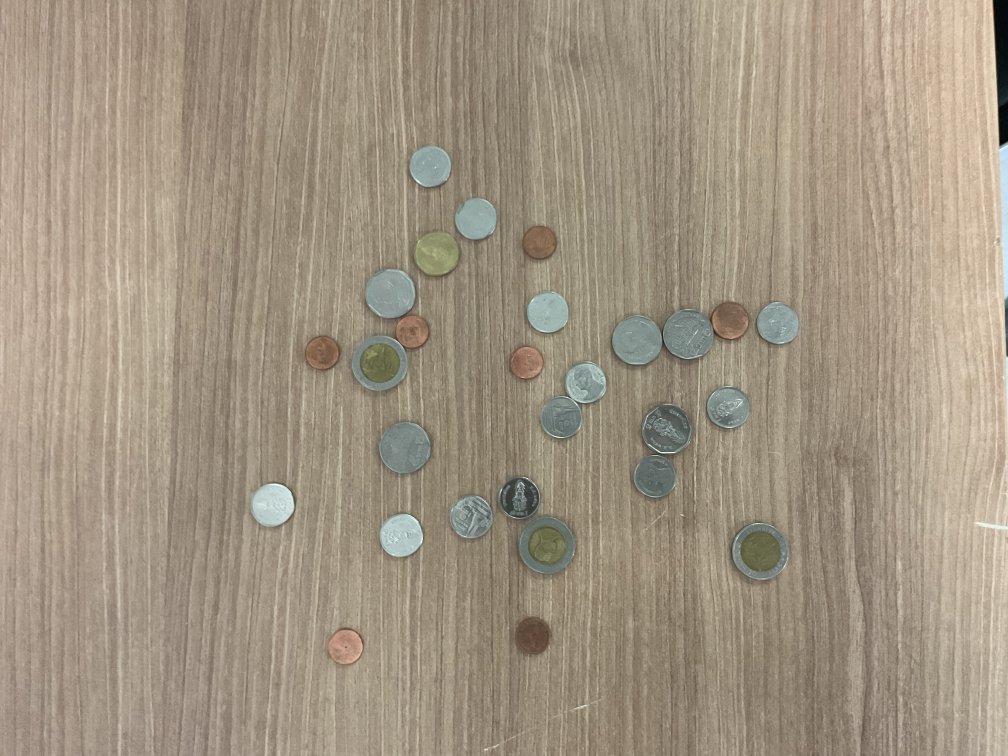
#> input picture IMG_1220.jpg, 4032 x 3024 px (shown at 1/4 size)
$ python q12.py
#> lines starting #> are read from the running program, lines starting #| are printed output that depends on the picture; after the words box and inside, x2 and y2 are one past the last pixel; in counts of white or black regions, pixels touching at a corner belong together
import cv2
import os

WINDOW_NAME = "B6610364-นายปัณณธร-ขันละ"
root = os.getcwd()
imgPath = os.path.join(root, "IMG_1220.jpg")
img = cv2.imread(imgPath, cv2.IMREAD_UNCHANGED)
#> img is the input picture: shape (3024, 4032, 3); mean B, G, R 130, 148.2, 160.7
if img is None:
    raise FileNotFoundError(
        f"Could not read image at {imgPath} (check path/format support)"
    )

h, w = img.shape[:2]
#> h = 3024; w = 4032
chanels = img.shape[2] if len(img.shape) == 3 else 1
#> chanels = 3

text = f"h:{h} w:{w} datatype: {img.dtype} chanels: {chanels} : {img.shape}"
cv2.putText(
    img, text, (10, 200), cv2.FONT_HERSHEY_SIMPLEX, 4, (0, 0, 0), 2, cv2.LINE_AA
)
resized = cv2.resize(img, (640, 480))
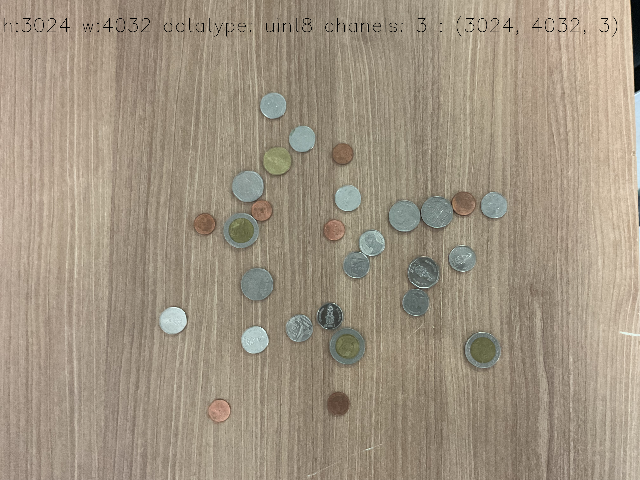
#> resized: shape (480, 640, 3); mean B, G, R 129.5, 147.7, 160.2

cv2.namedWindow(WINDOW_NAME)
cv2.imshow(WINDOW_NAME, resized)
cv2.waitKey(0)
cv2.destroyAllWindows()

$ run again, with IMG_1217.jpg copied over IMG_1220.jpg
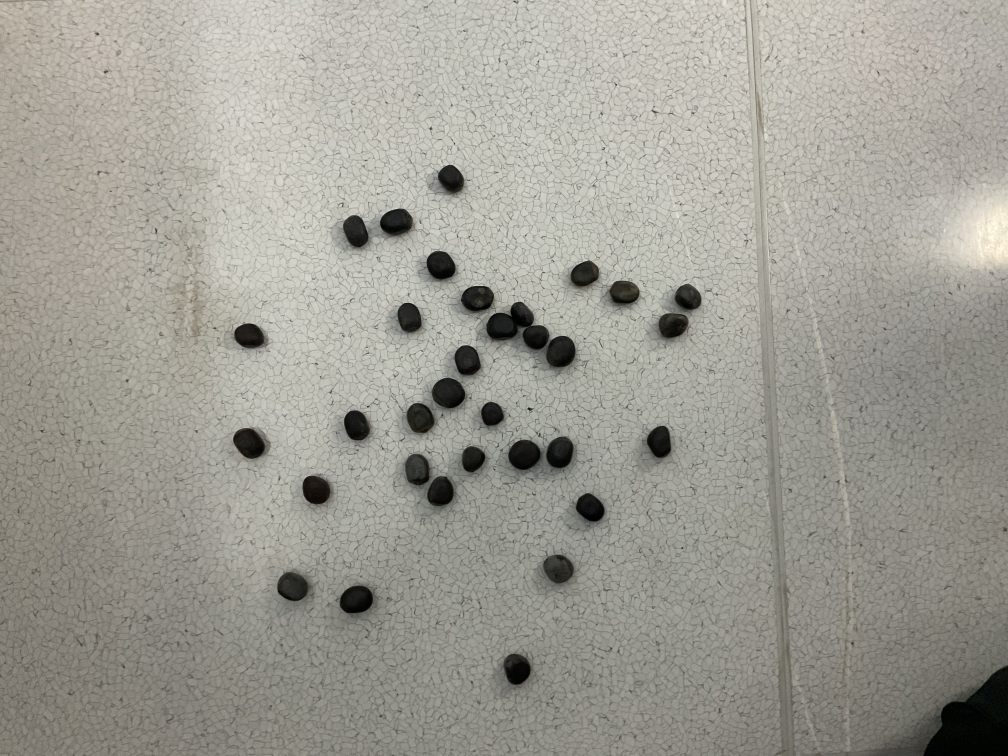
#> input picture IMG_1217.jpg, 4032 x 3024 px (shown at 1/4 size)
#> img is the input picture: shape (3024, 4032, 3); mean B, G, R 148.3, 156.9, 158.6
#> `resized = cv2.resize(img, (640, 480))`:
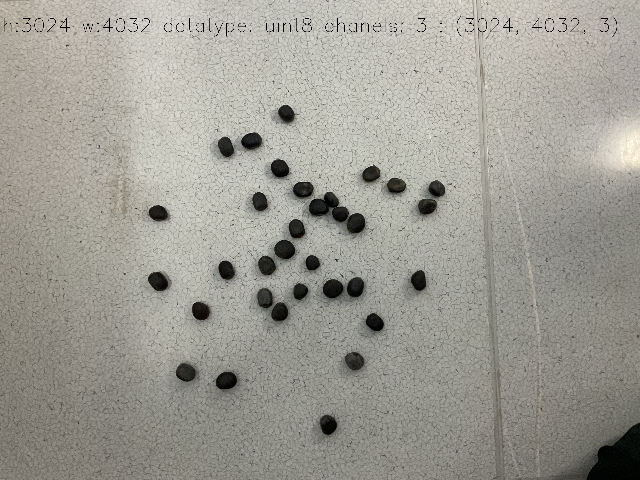
#> resized: shape (480, 640, 3); mean B, G, R 147.8, 156.3, 158

$ run again, with IMG_1221.JPG copied over IMG_1220.jpg
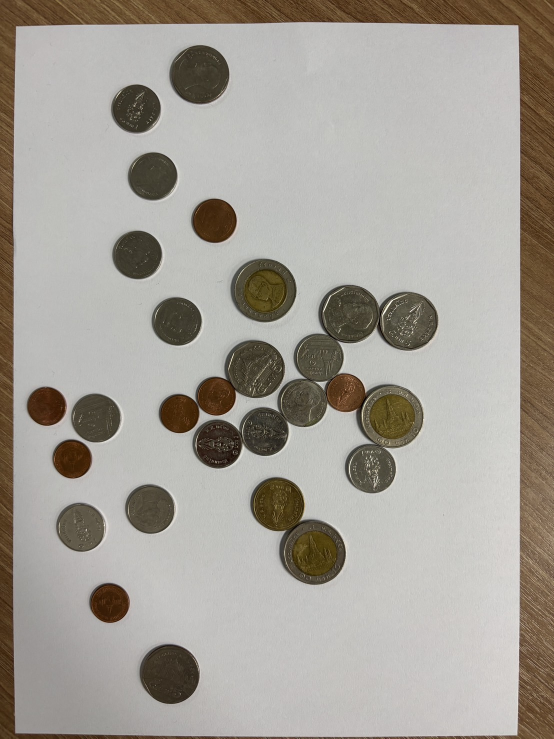
#> input picture IMG_1221.JPG, 1108 x 1477 px (shown at 1/2 size)
#> img is the input picture: shape (1477, 1108, 3); mean B, G, R 151.5, 159.5, 164.4
#> `cv2.putText( img, text, (10, 200), cv2.FONT_HERSHEY_SIMPLEX, 4, (0, 0,..`:
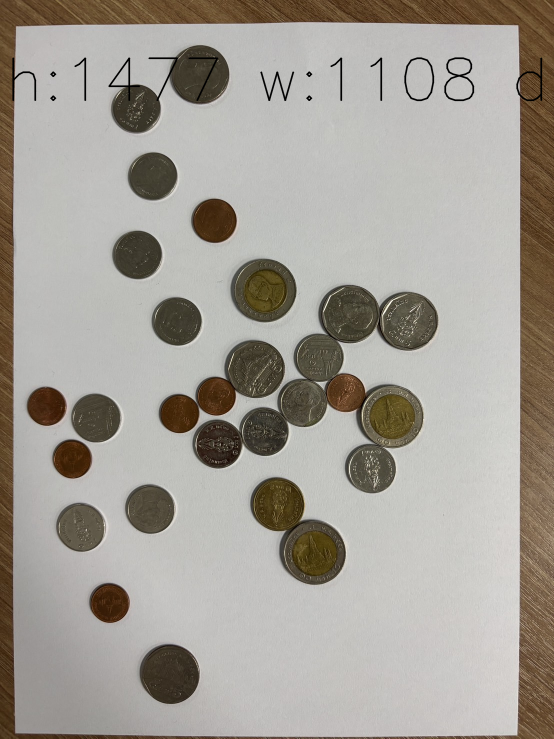
#> img: shape (1477, 1108, 3) (shown at 1/2 size); 0.61% of pixels changed, all inside (x1, y1, x2, y2) = (24, 114, 1085, 203)
#> `resized = cv2.resize(img, (640, 480))`:
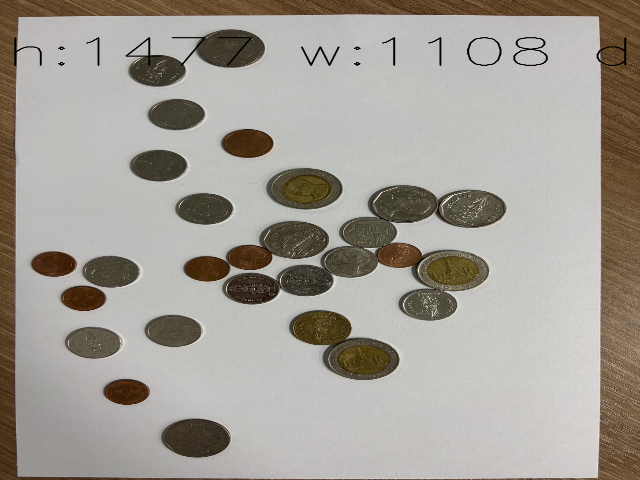
#> resized: shape (480, 640, 3); mean B, G, R 150.8, 158.7, 163.6
